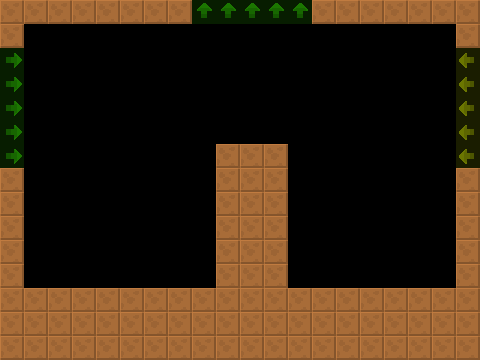

This game map was drawn from its Tiled (.tmx) file and the tilesets committed beside it. A one-line description and the trimmed map source follow:
An orthogonal 20x15 tile map with 24x24 px tiles, 2 tile layers (col, lnk), 2 tilesets and 2 objects (2x Spikes).

<map version="1.4" tiledversion="1.4.2" orientation="orthogonal" renderorder="right-down" width="20" height="15" tilewidth="24" tileheight="24" infinite="0" nextlayerid="4" nextobjectid="8">
 <tileset firstgid="6" source="../../lnk.tsx" />
 <tileset firstgid="1" source="../../col.tsx" />
 <layer id="1" name="col" width="20" height="15">
  <data>[300 cells, 105 non-empty, 1 distinct tile ids]</data>
 </layer>
 <layer id="2" name="lnk" width="20" height="15" opacity="0.5">
  <data>[300 cells, 15 non-empty, 3 distinct tile ids]</data>
 </layer>
 <objectgroup id="3" name="markers" opacity="0.5">
  <object id="1" name="Spikes" type="Spikes" x="24" y="264" width="192" height="24">
   <properties>
    <property name="yr" value="0" />
    <property name="xr" value="0" />
   </properties>
  </object>
  <object id="2" name="Spikes" type="Spikes" x="288" y="264" width="168" height="24">
   <properties>
    <property name="yr" value="0" />
    <property name="xr" value="0" />
   </properties>
  </object>
 </objectgroup>
</map>
